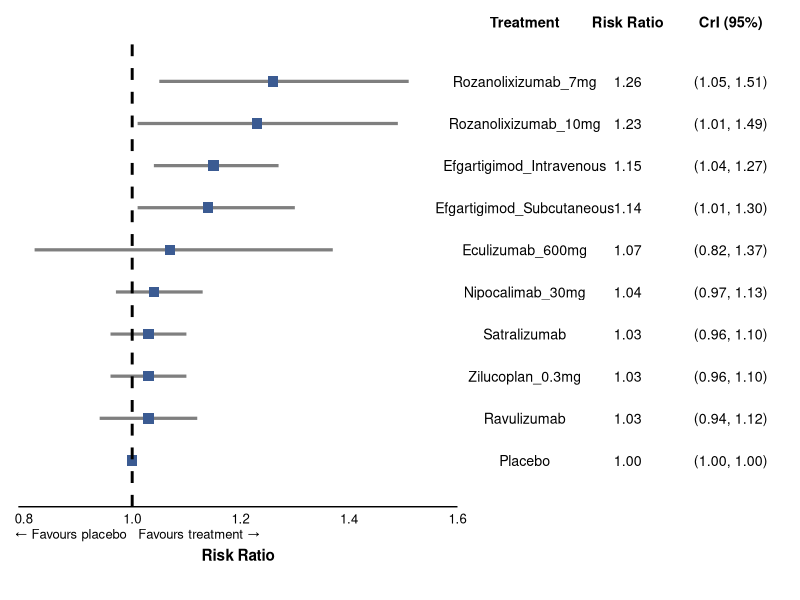
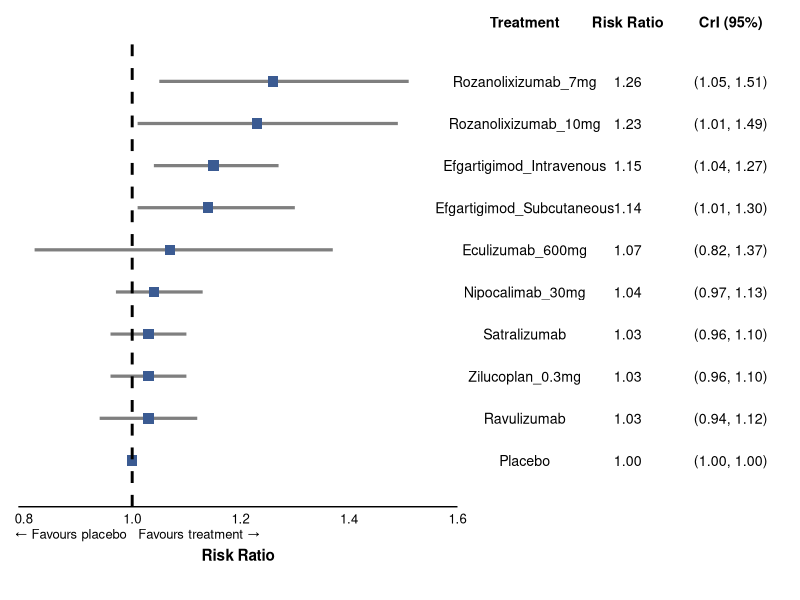

Here is the R script that generated these plots, in order:
library(tidyverse)
library(patchwork)

# suitably use setwd()
df <- openxlsx::read.xlsx("Table_02_MG_ADL_2pt_improvement.xlsx")

# Preserve top-to-bottom order in the plot
df$Treatment <- factor(df$Treatment, levels = rev(df$Treatment))

# Label column combining RR and CrI, formatted with fixed decimals
df$RR_label  <- sprintf("%.2f", df$RR)
df$CrI_label <- sprintf("(%.2f, %.2f)", df$lower, df$upper)

n <- nrow(df)

# ---- Forest plot (left panel)

p_forest <- ggplot(df, aes(x = RR, y = Treatment)) +
  geom_errorbarh(aes(xmin = lower, xmax = upper), 
                 height = 0, 
                 linewidth = 1.1, color = "grey50") +
  geom_point(size = 3.2, shape = 15, color = "#3B5B92") +
  geom_vline(xintercept = 1,
             linetype = "dashed",
             color = "black",
             linewidth = 1) +
  annotate("text", x = 1, y = -0.15, label = "\u2190 Favours placebo",
           hjust = 1.05, vjust = 3, size = 3.3, color = "black") +
  annotate("text", x = 1, y = -0.15, label = "Favours treatment \u2192",
           hjust = -0.05, vjust = 3, size = 3.3, color = "black") +
  scale_x_continuous(
    breaks = c(0.8, 1.0, 1.2, 1.4, 1.6),
    limits = c(0.79, 1.6), # tweak
    expand = c(0, 0)
  ) +
  labs(x = "Risk Ratio", y = NULL) +
  coord_cartesian(ylim = c(0.5, n + 0.5), clip = "off") +
  theme_minimal(base_size = 11) +
  theme(
    panel.grid.minor = element_blank(),
    # panel.grid.major.y = element_line(color = "grey92", linewidth = 0.5),
    # panel.grid.major.x = element_line(color = "grey92", linewidth = 0.5),
    panel.grid.major.y = element_blank(),
    panel.grid.major.x = element_blank(),
    axis.text.y = element_blank(),
    axis.ticks.y = element_blank(),
    axis.text.x = element_text(size = 9.5, color = "black"),
    axis.line.x = element_line(),
    axis.title.x = element_text(size = 11, face = "bold", margin = margin(t = 16)),
    plot.margin = margin(t = 5, r = 4, b = 20, l = 5),
    plot.background  = element_blank(),
    panel.background = element_blank(),
    legend.background = element_blank(),
    legend.box.background = element_blank()
  )

# ---- Table panel (right side): Treatment | Risk Ratio | CrI (95%) ----
# Build a long-format data frame so all three "columns" share the same y-axis
# and therefore stay row-aligned with the forest plot via patchwork.

tbl <- data.frame(
  Treatment = rep(df$Treatment, 3),
  col = factor(rep(c("Treatment", "Risk Ratio", "CrI (95%)"), each = n),
               levels = c("Treatment", "Risk Ratio", "CrI (95%)")),
  label = c(as.character(df$Treatment), df$RR_label, df$CrI_label)
)

p_table <- ggplot(tbl, aes(x = col, y = Treatment, label = label)) +
  geom_text(size = 3.6, color = "black", hjust = 0.5) +
  scale_x_discrete(position = "top") +
  coord_cartesian(ylim = c(0.5, n + 0.5), clip = "off") +
  theme_void(base_size = 11) +
  theme(
    axis.text.x.top = element_text(size = 10.5, face = "bold", color = "black",
                                    margin = margin(b = 4)),
    plot.margin = margin(t = 5, r = 0, b = 10, l = 0)
  )

# ---- Combine: forest plot (left) + table (right), rows aligned ----
final_plot <- p_forest + p_table +
  plot_layout(widths = c(1, 0.75)) + # tweak
  plot_annotation(
    theme = theme(
      plot.background = element_rect(
        fill = "transparent",
        colour = NA
      ),
      panel.background = element_rect(
        fill = "transparent",
        colour = NA
      )
    )
  )

final_plot

# suitably use setwd()
ggsave("FP_02_MG_ADL_2pt_improvement.png", 
       final_plot,
       width = 12, 
       height = 5.5, 
       dpi = 1000, 
       bg = "transparent")
